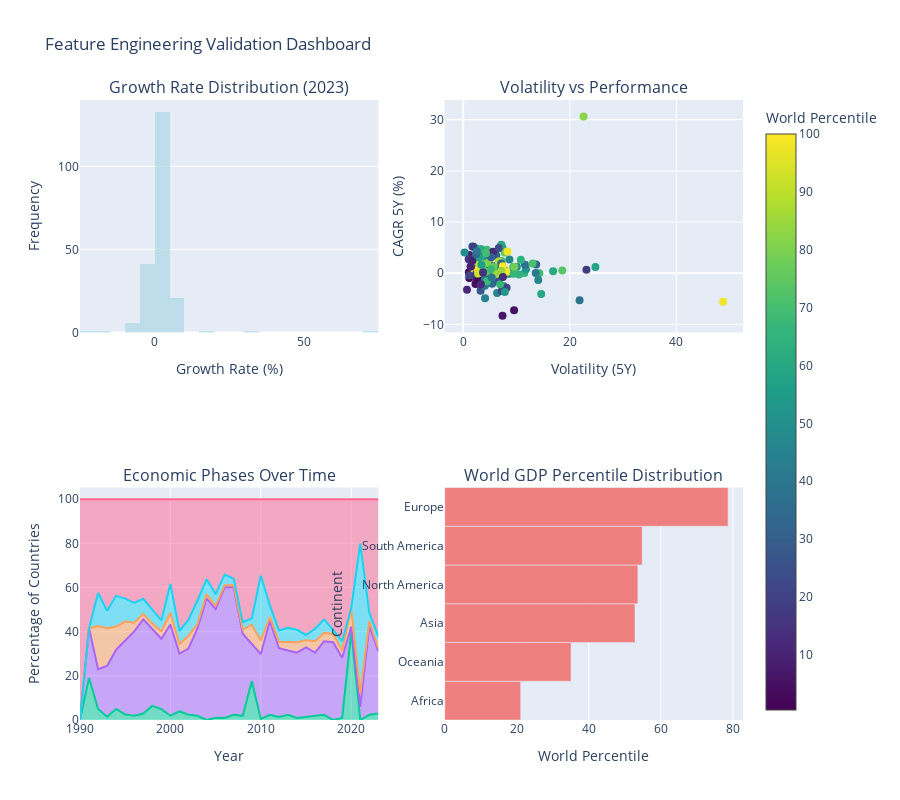

The cell this chart's notebook holds for it:
### Markdown cell above
## 📊 Feature Engineering Validation and Insights

### Code cell
# Create comprehensive feature validation dashboard
fig = make_subplots(
    rows=2, cols=2,
    subplot_titles=[
        'Growth Rate Distribution (2023)',
        'Volatility vs Performance',
        'Economic Phases Over Time',
        'World GDP Percentile Distribution'
    ],
    specs=[[{"secondary_y": False}, {"secondary_y": False}],
           [{"secondary_y": False}, {"secondary_y": False}]]
)

# 1. Growth rate distribution for latest year
latest_data = df_final[(df_final['Year'] == df_final['Year'].max()) & (df_final['yoy_growth'].notna())]

fig.add_trace(
    go.Histogram(
        x=latest_data['yoy_growth'],
        nbinsx=20,
        name='Growth Rate Distribution',
        marker_color='lightblue',
        opacity=0.7
    ),
    row=1, col=1
)

# 2. Volatility vs Performance scatter
scatter_data = latest_data[(latest_data['volatility_5y'].notna()) & (latest_data['cagr_5y'].notna())]

fig.add_trace(
    go.Scatter(
        x=scatter_data['volatility_5y'],
        y=scatter_data['cagr_5y'],
        mode='markers',
        text=scatter_data['Entity'],
        name='Countries',
        marker=dict(
            size=8,
            color=scatter_data['world_percentile'],
            colorscale='Viridis',
            showscale=True,
            colorbar=dict(title="World Percentile")
        )
    ),
    row=1, col=2
)

# 3. Economic phases over time (world aggregate)
phase_timeline = df_final.groupby(['Year', 'economic_phase']).size().unstack(fill_value=0)
phase_timeline_pct = phase_timeline.div(phase_timeline.sum(axis=1), axis=0) * 100

for phase in phase_timeline_pct.columns:
    fig.add_trace(
        go.Scatter(
            x=phase_timeline_pct.index,
            y=phase_timeline_pct[phase],
            mode='lines',
            name=f'{phase}',
            stackgroup='one'
        ),
        row=2, col=1
    )

# 4. World percentile distribution by continent
continent_percentiles = latest_data.groupby('Continent')['world_percentile'].mean().sort_values(ascending=True)

fig.add_trace(
    go.Bar(
        x=continent_percentiles.values,
        y=continent_percentiles.index,
        orientation='h',
        name='Avg World Percentile',
        marker_color='lightcoral'
    ),
    row=2, col=2
)

fig.update_layout(
    height=800,
    title_text="Feature Engineering Validation Dashboard",
    showlegend=False
)

# Update subplot titles
fig.update_xaxes(title_text="Growth Rate (%)", row=1, col=1)
fig.update_xaxes(title_text="Volatility (5Y)", row=1, col=2)
fig.update_xaxes(title_text="Year", row=2, col=1)
fig.update_xaxes(title_text="World Percentile", row=2, col=2)

fig.update_yaxes(title_text="Frequency", row=1, col=1)
fig.update_yaxes(title_text="CAGR 5Y (%)", row=1, col=2)
fig.update_yaxes(title_text="Percentage of Countries", row=2, col=1)
fig.update_yaxes(title_text="Continent", row=2, col=2)

fig.show()

### Figure 1 — Plotly figure (JSON) as saved in the notebook; plotly's stock layout.template omitted (floating-point values rounded to 4 significant figures; data arrays with more than 128 entries replaced by an {"elided": "..."} marker saying what was removed)
{"data": [{"marker": {"color": "lightblue"}, "name": "Growth Rate Distribution", "nbinsx": 20, "opacity": 0.7, "type": "histogram", "x": {"elided": "206 float values"}, "xaxis": "x", "yaxis": "y"}, {"marker": {"color": {"elided": "206 float values"}, "colorbar": {"title": {"text": "World Percentile"}}, "colorscale": [[0, "#440154"], [0.1111, "#482878"], [0.2222, "#3e4989"], [0.3333, "#31688e"], [0.4444, "#26828e"], [0.5556, "#1f9e89"], [0.6667, "#35b779"], [0.7778, "#6ece58"], [0.8889, "#b5de2b"], [1, "#fde725"]], "showscale": true, "size": 8}, "mode": "markers", "name": "Countries", "text": {"elided": "206 str values"}, "type": "scatter", "x": {"elided": "206 float values"}, "xaxis": "x2", "y": {"elided": "206 float values"}, "yaxis": "y2"}, {"mode": "lines", "name": "crisis", "stackgroup": "one", "type": "scatter", "x": [1990, 1991, 1992, 1993, 1994, 1995, 1996, 1997, 1998, 1999, 2000, 2001, 2002, 2003, 2004, 2005, 2006, 2007, 2008, 2009, 2010, 2011, 2012, 2013, 2014, 2015, 2016, 2017, 2018, 2019, 2020, 2021, 2022, 2023], "xaxis": "x3", "y": [0.0, 19.0, 5.0, 1.5, 4.975, 2.475, 1.98, 2.941, 6.373, 4.902, 1.942, 3.883, 2.415, 1.932, 0.0, 0.9662, 0.9615, 2.404, 1.905, 17.54, 0.4739, 2.358, 1.415, 2.347, 0.939, 1.408, 1.878, 2.347, 0.0, 0.939, 39.91, 0.0, 2.358, 2.913], "yaxis": "y3"}, {"mode": "lines", "name": "growth", "stackgroup": "one", "type": "scatter", "x": [1990, 1991, 1992, 1993, 1994, 1995, 1996, 1997, 1998, 1999, 2000, 2001, 2002, 2003, 2004, 2005, 2006, 2007, 2008, 2009, 2010, 2011, 2012, 2013, 2014, 2015, 2016, 2017, 2018, 2019, 2020, 2021, 2022, 2023], "xaxis": "x3", "y": [0.0, 22.5, 18.0, 23.0, 26.87, 33.66, 38.12, 42.65, 34.8, 31.86, 41.26, 26.21, 29.95, 39.61, 55.07, 49.28, 59.13, 57.69, 37.14, 17.06, 29.38, 42.45, 31.13, 29.11, 29.58, 31.46, 28.64, 33.33, 35.21, 27.23, 2.347, 6.103, 40.09, 28.16], "yaxis": "y3"}, {"mode": "lines", "name": "recession", "stackgroup": "one", "type": "scatter", "x": [1990, 1991, 1992, 1993, 1994, 1995, 1996, 1997, 1998, 1999, 2000, 2001, 2002, 2003, 2004, 2005, 2006, 2007, 2008, 2009, 2010, 2011, 2012, 2013, 2014, 2015, 2016, 2017, 2018, 2019, 2020, 2021, 2022, 2023], "xaxis": "x3", "y": [0.0, 0.0, 19.5, 17.0, 10.45, 8.416, 3.96, 2.451, 2.451, 3.431, 5.34, 4.369, 5.797, 1.932, 1.932, 1.449, 0.9615, 0.9615, 1.905, 8.531, 6.161, 1.887, 2.83, 3.756, 4.695, 3.286, 5.164, 3.756, 3.756, 3.286, 7.981, 6.103, 2.358, 1.456], "yaxis": "y3"}, {"mode": "lines", "name": "recovery", "stackgroup": "one", "type": "scatter", "x": [1990, 1991, 1992, 1993, 1994, 1995, 1996, 1997, 1998, 1999, 2000, 2001, 2002, 2003, 2004, 2005, 2006, 2007, 2008, 2009, 2010, 2011, 2012, 2013, 2014, 2015, 2016, 2017, 2018, 2019, 2020, 2021, 2022, 2023], "xaxis": "x3", "y": [0.0, 0.0, 15.0, 8.0, 13.93, 10.4, 8.911, 6.863, 6.373, 4.902, 13.11, 5.825, 7.246, 10.63, 6.763, 5.314, 4.808, 2.885, 3.333, 2.844, 29.38, 5.189, 5.189, 6.573, 5.634, 2.347, 5.634, 6.103, 1.878, 4.225, 0.4695, 67.61, 3.774, 5.34], "yaxis": "y3"}, {"mode": "lines", "name": "stable", "stackgroup": "one", "type": "scatter", "x": [1990, 1991, 1992, 1993, 1994, 1995, 1996, 1997, 1998, 1999, 2000, 2001, 2002, 2003, 2004, 2005, 2006, 2007, 2008, 2009, 2010, 2011, 2012, 2013, 2014, 2015, 2016, 2017, 2018, 2019, 2020, 2021, 2022, 2023], "xaxis": "x3", "y": [100.0, 58.5, 42.5, 50.5, 43.78, 45.05, 47.03, 45.1, 50.0, 54.9, 38.35, 59.71, 54.59, 45.89, 36.23, 43.0, 34.13, 36.06, 55.71, 54.03, 34.6, 48.11, 59.43, 58.22, 59.15, 61.5, 58.69, 54.46, 59.15, 64.32, 49.3, 20.19, 51.42, 62.14], "yaxis": "y3"}, {"marker": {"color": "lightcoral"}, "name": "Avg World Percentile", "orientation": "h", "type": "bar", "x": [21.09, 35.07, 52.82, 53.62, 54.81, 78.64], "xaxis": "x4", "y": ["Africa", "Oceania", "Asia", "North America", "South America", "Europe"], "yaxis": "y4"}], "layout": {"annotations": [{"font": {"size": 16}, "showarrow": false, "text": "Growth Rate Distribution (2023)", "x": 0.225, "xanchor": "center", "xref": "paper", "y": 1, "yanchor": "bottom", "yref": "paper"}, {"font": {"size": 16}, "showarrow": false, "text": "Volatility vs Performance", "x": 0.775, "xanchor": "center", "xref": "paper", "y": 1, "yanchor": "bottom", "yref": "paper"}, {"font": {"size": 16}, "showarrow": false, "text": "Economic Phases Over Time", "x": 0.225, "xanchor": "center", "xref": "paper", "y": 0.375, "yanchor": "bottom", "yref": "paper"}, {"font": {"size": 16}, "showarrow": false, "text": "World GDP Percentile Distribution", "x": 0.775, "xanchor": "center", "xref": "paper", "y": 0.375, "yanchor": "bottom", "yref": "paper"}], "height": 800, "showlegend": false, "title": {"text": "Feature Engineering Validation Dashboard"}, "xaxis": {"anchor": "y", "domain": [0, 0.45], "title": {"text": "Growth Rate (%)"}}, "xaxis2": {"anchor": "y2", "domain": [0.55, 1], "title": {"text": "Volatility (5Y)"}}, "xaxis3": {"anchor": "y3", "domain": [0, 0.45], "title": {"text": "Year"}}, "xaxis4": {"anchor": "y4", "domain": [0.55, 1], "title": {"text": "World Percentile"}}, "yaxis": {"anchor": "x", "domain": [0.625, 1], "title": {"text": "Frequency"}}, "yaxis2": {"anchor": "x2", "domain": [0.625, 1], "title": {"text": "CAGR 5Y (%)"}}, "yaxis3": {"anchor": "x3", "domain": [0, 0.375], "title": {"text": "Percentage of Countries"}}, "yaxis4": {"anchor": "x4", "domain": [0, 0.375], "title": {"text": "Continent"}}}}
